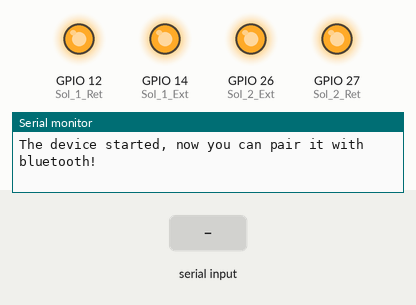
The sketch below on a simulated ESP32. Shown: output pins drawn as LEDs (lit = HIGH), the last lines printed to the serial monitor. Inputs (shaded band) come from the test bench. Nothing arrives over Bluetooth unless stated.

Above: at 1.2 s.
1.3 s: "2\n" received over the second serial link
At 1.6 s:
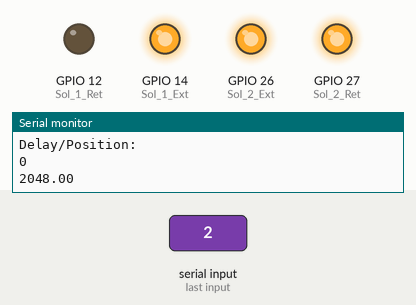
2.8 s: "1\n" received over the second serial link
Timing chart, 0 to 5.8 s (numbered marks = the images above; inputs shaded):
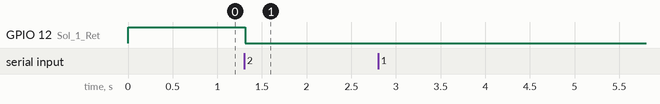

Measured:
- after the input at 1.3 s, GPIO 12 (Sol_1_Ret): HIGH → LOW at once

The sketch:

MBK.ino
```cpp
#include "BluetoothSerial.h"

#if !defined(CONFIG_BT_ENABLED) || !defined(CONFIG_BLUEDROID_ENABLED)
#error Bluetooth is not enabled! Please run `make menuconfig` to and enable it
#endif

#define INPUT_SIZE 11                           // Calculate based on max input size expected for one command

char input[INPUT_SIZE + 1];                     // Get next command from Serial (add 1 for final 0)
int cmd[3] = {0, 0, 0};                         //global cmd array for function
const byte numChars = 12;
char endMarker = '\n';

boolean newData = false;
BluetoothSerial SerialBT;

int Sol_1_Ret = 12; //****Pins for relays
int Sol_1_Ext = 14;
int Sol_2_Ret = 27;
int Sol_2_Ext = 26;
int potPin = 24; // pins for potentiometer

float margin = 40;

//----------------------------------------------------------------------------------
void setup() {
  Serial.begin(9600);
  SerialBT.begin("ESP32test"); //Bluetooth device name
  Serial.println("The device started, now you can pair it with bluetooth!");

  pinMode(Sol_1_Ret, OUTPUT);                           //set GPIO output pins here
  digitalWrite(Sol_1_Ret, HIGH);

  pinMode(Sol_1_Ext, OUTPUT);
  digitalWrite(Sol_1_Ext, HIGH);

  pinMode(Sol_2_Ret, OUTPUT);
  digitalWrite(Sol_2_Ret, HIGH);

  pinMode(Sol_2_Ext, OUTPUT);
  digitalWrite(Sol_2_Ext, HIGH);
}
//----------------------------------------------------------------------------------

void loop() {

int commandType;
int sol_number;
int delayORposition;
//--------------------READ COMMAND-----------------------------------

  recvWithStartEndMarkers();                    //receive serial input

  if (newData == true) {
      splitcommand(input);

      commandType = cmd[0];         //options are '0' for nothing or '1' for open loop or '2' for closed loop
      Serial.println("Command Type:");
      Serial.println(commandType);

      sol_number = cmd[1];          //pre-defined pin number of the solenoid I care about OR 99 = TILT and 98 = ROLL
      Serial.println("Solenoid Number:");
      Serial.println(sol_number);

      delayORposition = cmd[2];     //integer that states the delay time OR the desired position (once closed loop figured out)
      Serial.println("Delay/Position:");
      Serial.println(delayORposition);
  }

//-------------------SEND OPEN LOOP MOTION COMMANDS--------------------------------------

  if (commandType == 1) {                               //call function here: openloop() - simply open relay pin 'sol_number' for 'delayORposition' ms, then close relay pin.
    Serial.println("Opening Solenoid Number:");
    Serial.println(sol_number);
    digitalWrite(sol_number, LOW);
    delay(delayORposition);
    digitalWrite(sol_number, HIGH);

    commandType = 0;                                        //Set the cmd to '0' so the cmd doesn't continue to execute
    sol_number = 0;
    delayORposition = 0;

    cmd[0] = 0;
    cmd[1] = 0;
    cmd[2] = 0;
  }


//-------------------SEND CLOSED LOOP MOTION COMMANDS--------------------------------------

  if (commandType == 2) {
    float realPos = analogRead(potPin);
    Serial.println(realPos);

    if (sol_number = 99){                                                                    //TILT command
        if (realPos < delayORposition + margin && realPos > delayORposition - margin){       //if actual position is close enough to goal position,
                digitalWrite(Sol_1_Ret, HIGH);
                digitalWrite(Sol_1_Ext, HIGH);
                //commandType = 0;          This prevents the CL code from re-executing (i.e. system won't maintain position)
        }
        if (realPos > delayORposition + margin) {                                            //if actual position is greater than goal position plus margin
                digitalWrite(Sol_1_Ret, LOW);
        }
        if (realPos < delayORposition - margin){                                             //if actual position is less than goal position - margin
                digitalWrite(Sol_1_Ext, LOW);
        }
    }
    if (sol_number == 98){                                                                    //ROLL command
        if (realPos < delayORposition + margin && realPos > delayORposition - margin){       //if actual position is close enough to goal position,
                digitalWrite(Sol_2_Ret, HIGH);                                              //reset command
                digitalWrite(Sol_2_Ext, HIGH);
                //commandType = 0;
        }
        if (realPos > delayORposition + margin) {                                            //if actual position is greater than goal position plus margin
                digitalWrite(Sol_2_Ret, LOW);
        }
        if (realPos < delayORposition - margin){                                             //if actual position is less than goal position - margin
                digitalWrite(Sol_2_Ext, LOW);
        }
    }
  }

//-------------------CLEAR VARIABLES--------------------------------------

  for (int i = 0; i <= INPUT_SIZE + 1; i++) {
    input[i] = '\0';
  }
  newData = false;

  delay(25); //not sure what this should be
}

//----------------------------------------------------------------------------------
void splitcommand(char* input) {

  input[INPUT_SIZE] = 0;                      // Add the final 0 to end the C string......I think i can delete this too since it's jsut a for loop

  char* token = strtok(input, " ");          // Read each command pair....returns first token (first part of command) to 'token'
  if (input[0] != '\n') {
    for (int i = 1; i <= 3; i++) {            //I think i can delete the while loop and just do this...

      if (i == 1) {cmd[0] = atoi(token);};    //sends first 'token' to commandType

      if (i == 2) {cmd[1] = atoi(token);} ;  //sends 2nd 'token' to servoID

      if (i == 3) {cmd[2] = atoi(token);} ;  //you get it

      token = strtok(0, " ");               // Find the next command in input string
    }
  }
}

void recvWithStartEndMarkers() {
  static byte ndx = 0;
  char rc;

  while (SerialBT.available() > 0 && newData == false) {
    rc = SerialBT.read();

    if (rc != endMarker) {
      input[ndx] = rc;
      ndx++;
      if (ndx >= numChars) {              //is this necessary?
        ndx = numChars - 1;
      }
    }
    else {
      ndx = 0;
      newData = true;
    }
  }
}


/*void open(){
    digitalWrite(sol_number, LOW);
    delay(delayORposition);
    digitalWrite(sol_number, HIGH);
    Serial.println("Open move complete!");
    }

void closed(){
                                                                                                //write now this is configured for 1 axis, with multiple need to alternate checks and actuation, so it occurs at the same time
    int currentPos = analogRead(wherever the pot is)
    if (delayORposition > currentPos*1.1){
        while (delayORposition > currentPos*1.1 || delayORposition < currentPos*0.9){           //something like this, def need to check this logic
            digitalWrite(sol_1_Ext, LOW)
            currentPos = analogRead(wherever the pot is)
        }
            digitalWrite(sol_1_Ext, HIGH);

    if (delayORposition < currentPos*0.9){
        while (delayORposition < currentPos*0.9 || delayORposition > currentPos*1.1){           //something like this, def need to check this logic
            digitalWrite(sol_1_Ret, LOW)
            currentPos = analogRead(wherever the pot is)
        }
        digitalWrite(sol_1_Ret, HIGH);

}
*/
```
